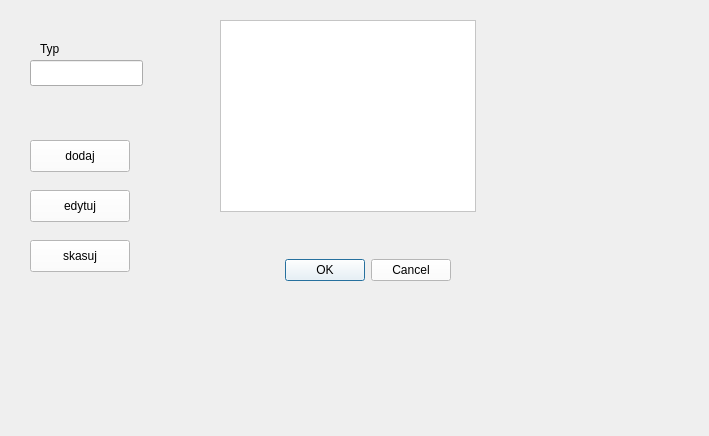
<?xml version="1.0" encoding="UTF-8"?>
<ui version="4.0">
 <class>typy</class>
 <widget class="QWidget" name="typy">
  <property name="geometry">
   <rect>
    <x>0</x>
    <y>0</y>
    <width>709</width>
    <height>436</height>
   </rect>
  </property>
  <property name="windowTitle">
   <string>Form</string>
  </property>
  <widget class="QLineEdit" name="type_lineEdit">
   <property name="geometry">
    <rect>
     <x>30</x>
     <y>60</y>
     <width>113</width>
     <height>26</height>
    </rect>
   </property>
  </widget>
  <widget class="QLabel" name="label">
   <property name="geometry">
    <rect>
     <x>40</x>
     <y>40</y>
     <width>66</width>
     <height>18</height>
    </rect>
   </property>
   <property name="text">
    <string>Typ</string>
   </property>
  </widget>
  <widget class="QListView" name="listView">
   <property name="geometry">
    <rect>
     <x>220</x>
     <y>20</y>
     <width>256</width>
     <height>192</height>
    </rect>
   </property>
   <property name="styleSheet">
    <string notr="true">QListView {
    background-color: white;
    color: black;
}
QListView QAbstractItemView {
    background-color: white;
    color: black;
}
</string>
   </property>
  </widget>
  <widget class="QPushButton" name="pushButton_add">
   <property name="geometry">
    <rect>
     <x>30</x>
     <y>140</y>
     <width>100</width>
     <height>32</height>
    </rect>
   </property>
   <property name="styleSheet">
    <string notr="true">QPushButton {
    background-color: white;
    color: black;
}
QPushButton QAbstractItemView {
    background-color: white;
    color: black;
}
</string>
   </property>
   <property name="text">
    <string>dodaj</string>
   </property>
  </widget>
  <widget class="QPushButton" name="pushButton_edit">
   <property name="geometry">
    <rect>
     <x>30</x>
     <y>190</y>
     <width>100</width>
     <height>32</height>
    </rect>
   </property>
   <property name="styleSheet">
    <string notr="true">QPushButton {
    background-color: white;
    color: black;
}
QPushButton QAbstractItemView {
    background-color: white;
    color: black;
}
</string>
   </property>
   <property name="text">
    <string>edytuj</string>
   </property>
  </widget>
  <widget class="QPushButton" name="pushButton_delete">
   <property name="geometry">
    <rect>
     <x>30</x>
     <y>240</y>
     <width>100</width>
     <height>32</height>
    </rect>
   </property>
   <property name="styleSheet">
    <string notr="true">QPushButton {
    background-color: white;
    color: black;
}
QPushButton QAbstractItemView {
    background-color: white;
    color: black;
}
</string>
   </property>
   <property name="text">
    <string>skasuj</string>
   </property>
  </widget>
  <widget class="QDialogButtonBox" name="buttonBox">
   <property name="geometry">
    <rect>
     <x>260</x>
     <y>240</y>
     <width>191</width>
     <height>61</height>
    </rect>
   </property>
   <property name="styleSheet">
    <string notr="true">QPushButton {
    background-color: white;
    color: black;
}
QPushButton QAbstractItemView {
    background-color: white;
    color: black;
}
</string>
   </property>
   <property name="standardButtons">
    <set>QDialogButtonBox::Cancel|QDialogButtonBox::Ok</set>
   </property>
  </widget>
 </widget>
 <resources/>
 <connections/>
</ui>
